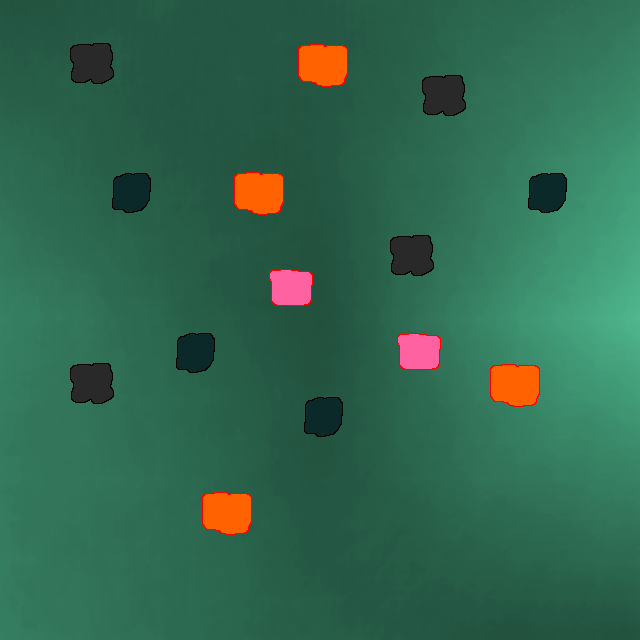

A 2D game scene composited from a Tiled map and its tileset images. What follows is a short description and the map's XML, with each tile layer's data collapsed to a summary:
An orthogonal 20x20 tile map with 32x32 px tiles, 1 tile layer (Tile Layer 1), 1 image layer.

<map version="1.0" orientation="orthogonal" width="20" height="20" tilewidth="32" tileheight="32">
 <tileset firstgid="1" name="Terrain" tilewidth="32" tileheight="32">
  <image source="densemap-terrain.png" width="128" height="128" />
  <terraintypes>
   <terrain name="blackstuff" tile="0" />
   <terrain name="greenstuff" tile="2" />
   <terrain name="orangestuff" tile="8" />
   <terrain name="pinkstuff" tile="10" />
  </terraintypes>
 </tileset>
 <imagelayer name="Image Layer 1" width="20" height="20">
  <image source="densemap-background.png" />
 </imagelayer>
 <layer name="Tile Layer 1" width="20" height="20">
  <data>[400 cells, 56 non-empty, 16 distinct tile ids]</data>
 </layer>
</map>
